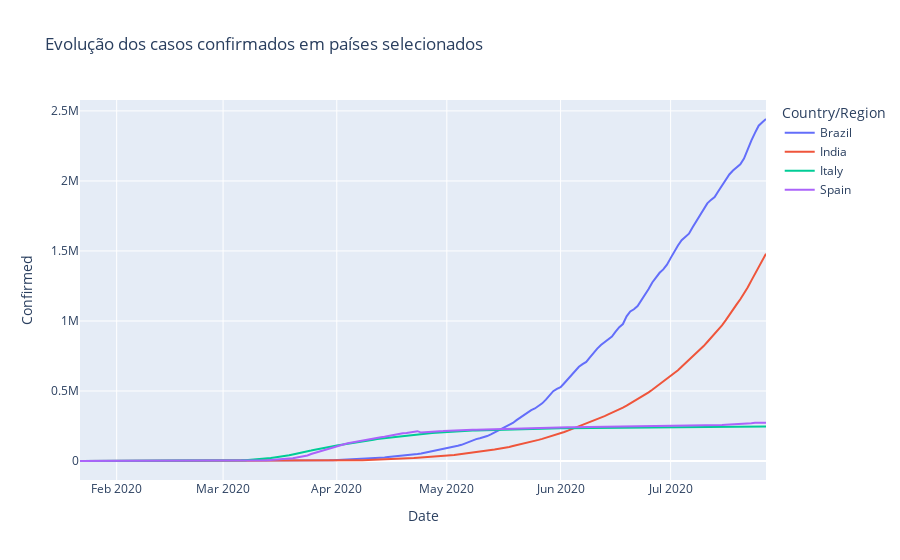
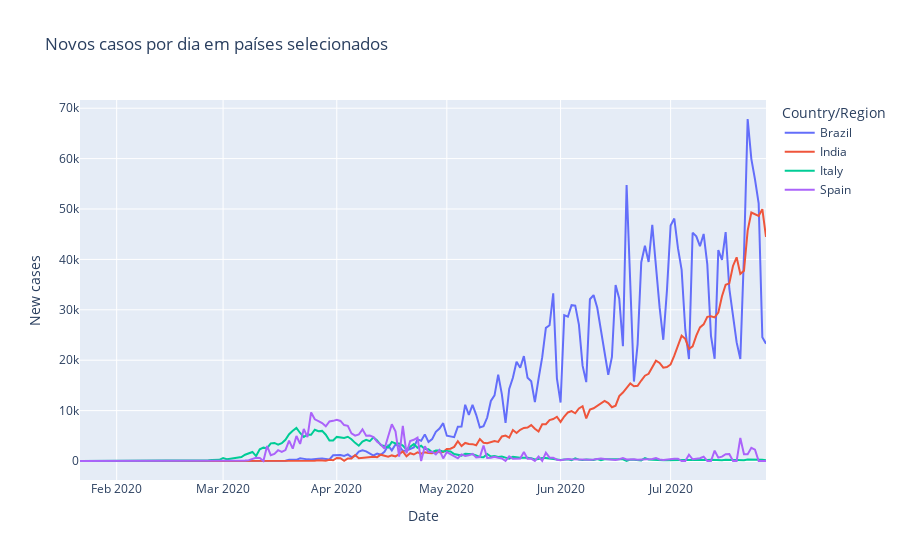

The notebook cell these images were saved under, in order:
### Code cell
globo = pd.read_csv("full_grouped.csv")
globo["Date"] = pd.to_datetime(globo["Date"])

# Selecionar países para comparar
selecao = ["Brazil", "India", "United States", "Italy", "Spain"]

filtrados = globo[globo["Country/Region"].isin(selecao)]

fig = px.line(filtrados, x="Date", y="Confirmed", color="Country/Region",
              title="Evolução dos casos confirmados em países selecionados")
fig.show()

selecao_new = ["Brazil", "India", "United States", "Italy", "Spain"]

filtrados_new = globo[globo["Country/Region"].isin(selecao)]

fig2 = px.line(filtrados, x="Date", y="New cases", color="Country/Region",
               title="Novos casos por dia em países selecionados")
fig2.show()

### Figure 1 — Plotly figure (JSON) as saved in the notebook; plotly's stock layout.template omitted (floating-point values rounded to 4 significant figures; data arrays with more than 128 entries replaced by an {"elided": "..."} marker saying what was removed)
{"data": [{"hovertemplate": "Country/Region=Brazil<br>Date=%{x}<br>Confirmed=%{y}<extra></extra>", "legendgroup": "Brazil", "line": {"color": "#636efa", "dash": "solid"}, "marker": {"symbol": "circle"}, "mode": "lines", "name": "Brazil", "orientation": "v", "showlegend": true, "type": "scatter", "x": {"elided": "188 str values"}, "xaxis": "x", "y": {"elided": "188 int values"}, "yaxis": "y"}, {"hovertemplate": "Country/Region=India<br>Date=%{x}<br>Confirmed=%{y}<extra></extra>", "legendgroup": "India", "line": {"color": "#EF553B", "dash": "solid"}, "marker": {"symbol": "circle"}, "mode": "lines", "name": "India", "orientation": "v", "showlegend": true, "type": "scatter", "x": {"elided": "188 str values"}, "xaxis": "x", "y": {"elided": "188 int values"}, "yaxis": "y"}, {"hovertemplate": "Country/Region=Italy<br>Date=%{x}<br>Confirmed=%{y}<extra></extra>", "legendgroup": "Italy", "line": {"color": "#00cc96", "dash": "solid"}, "marker": {"symbol": "circle"}, "mode": "lines", "name": "Italy", "orientation": "v", "showlegend": true, "type": "scatter", "x": {"elided": "188 str values"}, "xaxis": "x", "y": {"elided": "188 int values"}, "yaxis": "y"}, {"hovertemplate": "Country/Region=Spain<br>Date=%{x}<br>Confirmed=%{y}<extra></extra>", "legendgroup": "Spain", "line": {"color": "#ab63fa", "dash": "solid"}, "marker": {"symbol": "circle"}, "mode": "lines", "name": "Spain", "orientation": "v", "showlegend": true, "type": "scatter", "x": {"elided": "188 str values"}, "xaxis": "x", "y": {"elided": "188 int values"}, "yaxis": "y"}], "layout": {"legend": {"title": {"text": "Country/Region"}, "tracegroupgap": 0}, "title": {"text": "Evolução dos casos confirmados em países selecionados"}, "xaxis": {"anchor": "y", "domain": [0, 1], "title": {"text": "Date"}}, "yaxis": {"anchor": "x", "domain": [0, 1], "title": {"text": "Confirmed"}}}}

### Figure 2 — Plotly figure (JSON) as saved in the notebook; plotly's stock layout.template omitted (floating-point values rounded to 4 significant figures; data arrays with more than 128 entries replaced by an {"elided": "..."} marker saying what was removed)
{"data": [{"hovertemplate": "Country/Region=Brazil<br>Date=%{x}<br>New cases=%{y}<extra></extra>", "legendgroup": "Brazil", "line": {"color": "#636efa", "dash": "solid"}, "marker": {"symbol": "circle"}, "mode": "lines", "name": "Brazil", "orientation": "v", "showlegend": true, "type": "scatter", "x": {"elided": "188 str values"}, "xaxis": "x", "y": {"elided": "188 int values"}, "yaxis": "y"}, {"hovertemplate": "Country/Region=India<br>Date=%{x}<br>New cases=%{y}<extra></extra>", "legendgroup": "India", "line": {"color": "#EF553B", "dash": "solid"}, "marker": {"symbol": "circle"}, "mode": "lines", "name": "India", "orientation": "v", "showlegend": true, "type": "scatter", "x": {"elided": "188 str values"}, "xaxis": "x", "y": {"elided": "188 int values"}, "yaxis": "y"}, {"hovertemplate": "Country/Region=Italy<br>Date=%{x}<br>New cases=%{y}<extra></extra>", "legendgroup": "Italy", "line": {"color": "#00cc96", "dash": "solid"}, "marker": {"symbol": "circle"}, "mode": "lines", "name": "Italy", "orientation": "v", "showlegend": true, "type": "scatter", "x": {"elided": "188 str values"}, "xaxis": "x", "y": {"elided": "188 int values"}, "yaxis": "y"}, {"hovertemplate": "Country/Region=Spain<br>Date=%{x}<br>New cases=%{y}<extra></extra>", "legendgroup": "Spain", "line": {"color": "#ab63fa", "dash": "solid"}, "marker": {"symbol": "circle"}, "mode": "lines", "name": "Spain", "orientation": "v", "showlegend": true, "type": "scatter", "x": {"elided": "188 str values"}, "xaxis": "x", "y": {"elided": "188 int values"}, "yaxis": "y"}], "layout": {"legend": {"title": {"text": "Country/Region"}, "tracegroupgap": 0}, "title": {"text": "Novos casos por dia em países selecionados"}, "xaxis": {"anchor": "y", "domain": [0, 1], "title": {"text": "Date"}}, "yaxis": {"anchor": "x", "domain": [0, 1], "title": {"text": "New cases"}}}}
